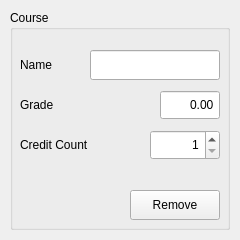
<?xml version="1.0" encoding="UTF-8"?>
<ui version="4.0">
 <class>CourseCard</class>
 <widget class="QWidget" name="CourseCard">
  <property name="geometry">
   <rect>
    <x>0</x>
    <y>0</y>
    <width>240</width>
    <height>240</height>
   </rect>
  </property>
  <property name="windowTitle">
   <string>Form</string>
  </property>
  <widget class="QGroupBox" name="courseBox">
   <property name="geometry">
    <rect>
     <x>10</x>
     <y>10</y>
     <width>220</width>
     <height>220</height>
    </rect>
   </property>
   <property name="title">
    <string>Course</string>
   </property>
   <widget class="QLabel" name="course_name">
    <property name="geometry">
     <rect>
      <x>10</x>
      <y>40</y>
      <width>70</width>
      <height>30</height>
     </rect>
    </property>
    <property name="text">
     <string>Name</string>
    </property>
   </widget>
   <widget class="QLabel" name="course_credits">
    <property name="geometry">
     <rect>
      <x>10</x>
      <y>120</y>
      <width>90</width>
      <height>30</height>
     </rect>
    </property>
    <property name="text">
     <string>Credit Count</string>
    </property>
   </widget>
   <widget class="QLabel" name="course_grade">
    <property name="geometry">
     <rect>
      <x>10</x>
      <y>80</y>
      <width>60</width>
      <height>30</height>
     </rect>
    </property>
    <property name="text">
     <string>Grade</string>
    </property>
   </widget>
   <widget class="QSpinBox" name="creditEdit">
    <property name="geometry">
     <rect>
      <x>140</x>
      <y>120</y>
      <width>70</width>
      <height>30</height>
     </rect>
    </property>
    <property name="layoutDirection">
     <enum>Qt::LayoutDirection::LeftToRight</enum>
    </property>
    <property name="alignment">
     <set>Qt::AlignmentFlag::AlignRight|Qt::AlignmentFlag::AlignTrailing|Qt::AlignmentFlag::AlignVCenter</set>
    </property>
    <property name="minimum">
     <number>1</number>
    </property>
    <property name="maximum">
     <number>300</number>
    </property>
    <property name="stepType">
     <enum>QAbstractSpinBox::StepType::DefaultStepType</enum>
    </property>
    <property name="value">
     <number>1</number>
    </property>
   </widget>
   <widget class="QLineEdit" name="nameEdit">
    <property name="geometry">
     <rect>
      <x>80</x>
      <y>40</y>
      <width>130</width>
      <height>30</height>
     </rect>
    </property>
   </widget>
   <widget class="QPushButton" name="removeCourse">
    <property name="geometry">
     <rect>
      <x>120</x>
      <y>180</y>
      <width>90</width>
      <height>30</height>
     </rect>
    </property>
    <property name="text">
     <string>Remove</string>
    </property>
   </widget>
   <widget class="QDoubleSpinBox" name="gradeEdit">
    <property name="geometry">
     <rect>
      <x>150</x>
      <y>80</y>
      <width>60</width>
      <height>30</height>
     </rect>
    </property>
    <property name="alignment">
     <set>Qt::AlignmentFlag::AlignRight|Qt::AlignmentFlag::AlignTrailing|Qt::AlignmentFlag::AlignVCenter</set>
    </property>
    <property name="buttonSymbols">
     <enum>QAbstractSpinBox::ButtonSymbols::NoButtons</enum>
    </property>
    <property name="maximum">
     <double>100.000000000000000</double>
    </property>
    <property name="singleStep">
     <double>0.500000000000000</double>
    </property>
   </widget>
  </widget>
 </widget>
 <resources/>
 <connections/>
</ui>
